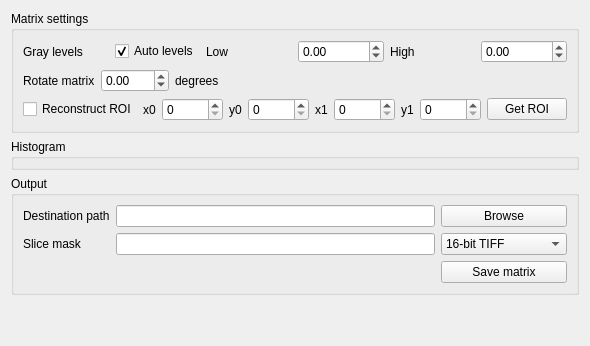
        <widget class="QWidget" name="tabMatrix">
         <attribute name="title">
          <string>Results</string>
         </attribute>
         <layout class="QVBoxLayout" name="verticalLayout_3">
          <item>
           <widget class="QGroupBox" name="groupMatrixSettings">
            <property name="title">
             <string>Matrix settings</string>
            </property>
            <layout class="QVBoxLayout" name="verticalLayout_2">
             <item>
              <layout class="QHBoxLayout" name="layoutGraylevels">
               <item>
                <widget class="QLabel" name="label_40">
                 <property name="text">
                  <string>Gray levels</string>
                 </property>
                </widget>
               </item>
               <item>
                <widget class="QCheckBox" name="checkUseAutograyLevels">
                 <property name="text">
                  <string>Auto levels</string>
                 </property>
                 <property name="checked">
                  <bool>true</bool>
                 </property>
                </widget>
               </item>
               <item>
                <widget class="QLabel" name="label_41">
                 <property name="text">
                  <string>Low</string>
                 </property>
                 <property name="buddy">
                  <cstring>dspinGrayLow</cstring>
                 </property>
                </widget>
               </item>
               <item>
                <widget class="QDoubleSpinBox" name="dspinGrayLow">
                 <property name="minimum">
                  <double>-1000.000000000000000</double>
                 </property>
                 <property name="maximum">
                  <double>5000.000000000000000</double>
                 </property>
                 <property name="singleStep">
                  <double>0.100000000000000</double>
                 </property>
                </widget>
               </item>
               <item>
                <widget class="QLabel" name="label_42">
                 <property name="text">
                  <string>High</string>
                 </property>
                 <property name="buddy">
                  <cstring>dspinGrayHigh</cstring>
                 </property>
                </widget>
               </item>
               <item>
                <widget class="QDoubleSpinBox" name="dspinGrayHigh">
                 <property name="minimum">
                  <double>-1000.000000000000000</double>
                 </property>
                 <property name="maximum">
                  <double>5000.000000000000000</double>
                 </property>
                 <property name="singleStep">
                  <double>0.100000000000000</double>
                 </property>
                </widget>
               </item>
              </layout>
             </item>
             <item>
              <layout class="QHBoxLayout" name="horizontalLayout_13">
               <item>
                <widget class="QLabel" name="label_59">
                 <property name="text">
                  <string>Rotate matrix</string>
                 </property>
                </widget>
               </item>
               <item>
                <widget class="QDoubleSpinBox" name="dspinRotateRecon">
                 <property name="minimum">
                  <double>-360.000000000000000</double>
                 </property>
                 <property name="maximum">
                  <double>360.000000000000000</double>
                 </property>
                </widget>
               </item>
               <item>
                <widget class="QLabel" name="label_66">
                 <property name="text">
                  <string>degrees</string>
                 </property>
                </widget>
               </item>
               <item>
                <spacer name="horizontalSpacer_5">
                 <property name="orientation">
                  <enum>Qt::Horizontal</enum>
                 </property>
                 <property name="sizeHint" stdset="0">
                  <size>
                   <width>40</width>
                   <height>20</height>
                  </size>
                 </property>
                </spacer>
               </item>
              </layout>
             </item>
             <item>
              <layout class="QHBoxLayout" name="layoutMatrixROI">
               <item>
                <widget class="QCheckBox" name="checkUseMatrixROI">
                 <property name="text">
                  <string>Reconstruct ROI</string>
                 </property>
                </widget>
               </item>
               <item>
                <widget class="QLabel" name="labelMX0">
                 <property name="text">
                  <string>x0</string>
                 </property>
                 <property name="buddy">
                  <cstring>spinMatrixROI0</cstring>
                 </property>
                </widget>
               </item>
               <item>
                <widget class="QSpinBox" name="spinMatrixROI0">
                 <property name="maximum">
                  <number>10000</number>
                 </property>
                </widget>
               </item>
               <item>
                <widget class="QLabel" name="labelMX1">
                 <property name="text">
                  <string>y0</string>
                 </property>
                 <property name="buddy">
                  <cstring>spinMatrixROI1</cstring>
                 </property>
                </widget>
               </item>
               <item>
                <widget class="QSpinBox" name="spinMatrixROI1">
                 <property name="maximum">
                  <number>10000</number>
                 </property>
                </widget>
               </item>
               <item>
                <widget class="QLabel" name="labelMX2">
                 <property name="text">
                  <string>x1</string>
                 </property>
                 <property name="buddy">
                  <cstring>spinMatrixROI2</cstring>
                 </property>
                </widget>
               </item>
               <item>
                <widget class="QSpinBox" name="spinMatrixROI2">
                 <property name="maximum">
                  <number>10000</number>
                 </property>
                </widget>
               </item>
               <item>
                <widget class="QLabel" name="labelMX3">
                 <property name="text">
                  <string>y1</string>
                 </property>
                 <property name="buddy">
                  <cstring>spinMatrixROI3</cstring>
                 </property>
                </widget>
               </item>
               <item>
                <widget class="QSpinBox" name="spinMatrixROI3">
                 <property name="maximum">
                  <number>10000</number>
                 </property>
                </widget>
               </item>
               <item>
                <widget class="QPushButton" name="buttonGetMatrixROI">
                 <property name="text">
                  <string>Get ROI</string>
                 </property>
                </widget>
               </item>
              </layout>
             </item>
            </layout>
           </widget>
          </item>
          <item>
           <widget class="QGroupBox" name="groupHistogram">
            <property name="sizePolicy">
             <sizepolicy hsizetype="Preferred" vsizetype="MinimumExpanding">
              <horstretch>0</horstretch>
              <verstretch>0</verstretch>
             </sizepolicy>
            </property>
            <property name="title">
             <string>Histogram</string>
            </property>
            <widget class="QLabel" name="labelMatrixEntropy">
             <property name="geometry">
              <rect>
               <x>0</x>
               <y>270</y>
               <width>121</width>
               <height>16</height>
              </rect>
             </property>
             <property name="text">
              <string>Entropy N/A</string>
             </property>
            </widget>
            <widget class="QtAddons::Plotter" name="plotHistogram" native="true">
             <property name="geometry">
              <rect>
               <x>10</x>
               <y>30</y>
               <width>681</width>
               <height>151</height>
              </rect>
             </property>
            </widget>
           </widget>
          </item>
          <item>
           <widget class="QGroupBox" name="groupOutput">
            <property name="title">
             <string>Output</string>
            </property>
            <layout class="QGridLayout" name="gridLayout_7">
             <item row="0" column="0">
              <widget class="QLabel" name="label_48">
               <property name="text">
                <string>Destination path</string>
               </property>
               <property name="buddy">
                <cstring>editDestPath</cstring>
               </property>
              </widget>
             </item>
             <item row="0" column="1">
              <widget class="QLineEdit" name="editDestPath"/>
             </item>
             <item row="1" column="0">
              <widget class="QLabel" name="label_49">
               <property name="text">
                <string>Slice mask</string>
               </property>
               <property name="buddy">
                <cstring>editSliceMask</cstring>
               </property>
              </widget>
             </item>
             <item row="1" column="1">
              <widget class="QLineEdit" name="editSliceMask"/>
             </item>
             <item row="1" column="2">
              <widget class="QComboBox" name="comboDestFileType">
               <property name="currentIndex">
                <number>0</number>
               </property>
               <item>
                <property name="text">
                 <string>16-bit TIFF</string>
                </property>
               </item>
               <item>
                <property name="text">
                 <string>Float TIFF (32-bit)</string>
                </property>
               </item>
              </widget>
             </item>
             <item row="2" column="0" colspan="2">
              <spacer name="horizontalSpacer_15">
               <property name="orientation">
                <enum>Qt::Horizontal</enum>
               </property>
               <property name="sizeHint" stdset="0">
                <size>
                 <width>398</width>
                 <height>20</height>
                </size>
               </property>
              </spacer>
             </item>
             <item row="2" column="2">
              <widget class="QPushButton" name="buttonSaveMatrix">
               <property name="text">
                <string>Save matrix</string>
               </property>
              </widget>
             </item>
             <item row="0" column="2">
              <widget class="QPushButton" name="buttonBrowseDestinationPath">
               <property name="text">
                <string>Browse</string>
               </property>
              </widget>
             </item>
            </layout>
           </widget>
          </item>
          <item>
           <spacer name="verticalSpacer">
            <property name="orientation">
             <enum>Qt::Vertical</enum>
            </property>
            <property name="sizeHint" stdset="0">
             <size>
              <width>20</width>
              <height>40</height>
             </size>
            </property>
           </spacer>
          </item>
         </layout>
        </widget>
